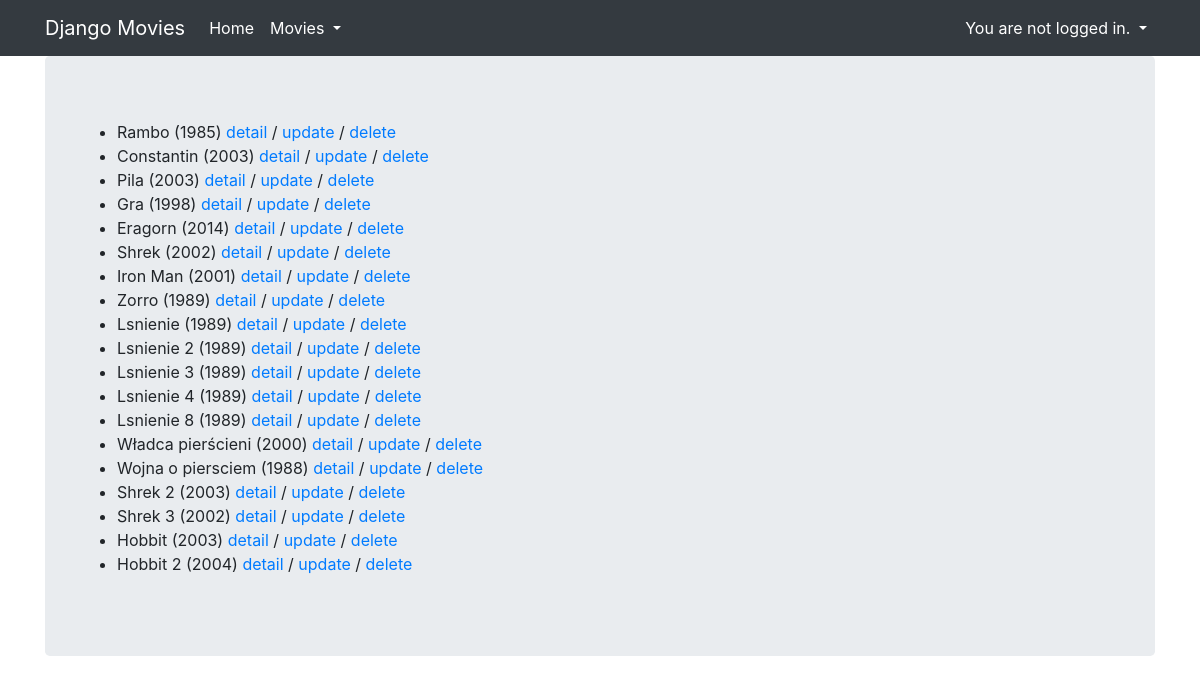
The app's page /core/movie/list with its own data.
### core/models.py (models this page shows, shortened)
class Movie(models.Model):
    title = models.CharField(max_length=100)
    rating = models.IntegerField(
        null=True, validators=[MaxValueValidator(10), MinValueValidator(1)]
    )
    released = models.DateField(null=True)
    description = models.TextField(null=True, blank=True)
    created = models.DateTimeField(auto_now_add=True)
    genre = models.ForeignKey(Genre, null=True, on_delete=models.SET_NULL)
    director = models.ForeignKey(Director, null=True, on_delete=models.SET_NULL)
    countries = models.ManyToManyField(Country, related_name='movies')
    class Meta:
        unique_together = ('title', 'released', 'director')

### core/views.py (the view)
# urls.py: path('movie/list', MovieListView.as_view(), name='movie_list'),
class MovieListView(ListView):   # <- zadanie domowe, user widzi tylko filmy dodane przez siebie (zrobic to w widoku, scope persmision)
    template_name = 'movie_list.html'
    model = Movie

### core/templatetags/movie_extras.py (called while the page is built)
@register.simple_tag()
def movie_format(movie, short=False):
    if short:
        return f'{movie.title} ({movie.released.year})'
    return f'{movie.title} ({movie.released.year}) - {movie.genre}'

### core/templates/movie_list.html
{% extends "base.html" %}
{% load movie_extras %}
{% block content %}
  <ul>
    {% for movie in object_list %}
      <li>
        {% movie_format movie short=True %}
        <a href="{% url 'core:movie_detail' movie.pk %}">detail</a> /
        <a href="{% url 'core:movie_update' movie.pk %}">update</a> /
        <a href="{% url 'core:movie_delete' movie.pk %}">delete</a>
      </li>
    {% endfor %}
  </ul>
{% endblock %}

### records on screen
Movie: title+released "Rambo (1985)"
Movie: title+released "Constantin (2003)"
Movie: title+released "Pila (2003)"
Movie: title+released "Gra (1998)"
Movie: title+released "Eragorn (2014)"
Movie: title+released "Shrek (2002)"
Movie: title+released "Iron Man (2001)"
Movie: title+released "Zorro (1989)"
Movie: title+released "Lsnienie (1989)"
Movie: title+released "Lsnienie 2 (1989)"
Movie: title+released "Lsnienie 3 (1989)"
Movie: title+released "Lsnienie 4 (1989)"
Movie: title+released "Lsnienie 8 (1989)"
Movie: title+released "Władca pierścieni (2000)"
Movie: title+released "Wojna o piersciem (1988)"
Movie: title+released "Shrek 2 (2003)"
Movie: title+released "Shrek 3 (2002)"
Movie: title+released "Hobbit (2003)"
Movie: title+released "Hobbit 2 (2004)"
